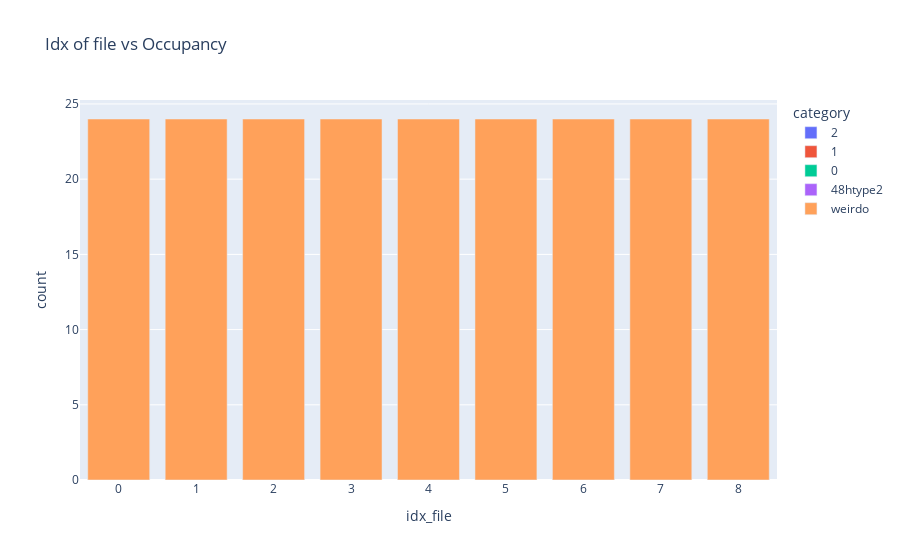

Source (notebook cell):
### Code cell
move_by_occupancy.get_occupancy(file_loc_important_cols, coor_ref_structure_48n24_expanded, tuple_cage_metainfo, el = "Li")
df_occupancy = movement.plot_occupancy(file_loc_important_cols, category_labels_occupancy)

### Figure 1 — Plotly figure (JSON) as saved in the notebook; plotly's stock layout.template omitted (floating-point values rounded to 4 significant figures)
{"data": [{"alignmentgroup": "True", "hovertemplate": "category=2<br>idx_file=%{x}<br>count=%{y}<extra></extra>", "legendgroup": "2", "marker": {"color": "#636efa", "pattern": {"shape": ""}}, "name": "2", "offsetgroup": "2", "orientation": "v", "showlegend": true, "textposition": "auto", "type": "bar", "x": [0, 1, 2, 3, 4, 5, 6, 7, 8], "xaxis": "x", "y": [0, 0, 0, 0, 0, 0, 0, 0, 0], "yaxis": "y"}, {"alignmentgroup": "True", "hovertemplate": "category=1<br>idx_file=%{x}<br>count=%{y}<extra></extra>", "legendgroup": "1", "marker": {"color": "#EF553B", "pattern": {"shape": ""}}, "name": "1", "offsetgroup": "1", "orientation": "v", "showlegend": true, "textposition": "auto", "type": "bar", "x": [0, 1, 2, 3, 4, 5, 6, 7, 8], "xaxis": "x", "y": [0, 0, 0, 0, 0, 0, 0, 0, 0], "yaxis": "y"}, {"alignmentgroup": "True", "hovertemplate": "category=0<br>idx_file=%{x}<br>count=%{y}<extra></extra>", "legendgroup": "0", "marker": {"color": "#00cc96", "pattern": {"shape": ""}}, "name": "0", "offsetgroup": "0", "orientation": "v", "showlegend": true, "textposition": "auto", "type": "bar", "x": [0, 1, 2, 3, 4, 5, 6, 7, 8], "xaxis": "x", "y": [0, 0, 0, 0, 0, 0, 0, 0, 0], "yaxis": "y"}, {"alignmentgroup": "True", "hovertemplate": "category=48htype2<br>idx_file=%{x}<br>count=%{y}<extra></extra>", "legendgroup": "48htype2", "marker": {"color": "#ab63fa", "pattern": {"shape": ""}}, "name": "48htype2", "offsetgroup": "48htype2", "orientation": "v", "showlegend": true, "textposition": "auto", "type": "bar", "x": [0, 1, 2, 3, 4, 5, 6, 7, 8], "xaxis": "x", "y": [0, 0, 0, 0, 0, 0, 0, 0, 0], "yaxis": "y"}, {"alignmentgroup": "True", "hovertemplate": "category=weirdo<br>idx_file=%{x}<br>count=%{y}<extra></extra>", "legendgroup": "weirdo", "marker": {"color": "#FFA15A", "pattern": {"shape": ""}}, "name": "weirdo", "offsetgroup": "weirdo", "orientation": "v", "showlegend": true, "textposition": "auto", "type": "bar", "x": [0, 1, 2, 3, 4, 5, 6, 7, 8], "xaxis": "x", "y": [24, 24, 24, 24, 24, 24, 24, 24, 24], "yaxis": "y"}], "layout": {"barmode": "relative", "legend": {"title": {"text": "category"}, "tracegroupgap": 0}, "title": {"text": "Idx of file vs Occupancy"}, "xaxis": {"anchor": "y", "domain": [0, 1], "title": {"text": "idx_file"}}, "yaxis": {"anchor": "x", "domain": [0, 1], "title": {"text": "count"}}}}
